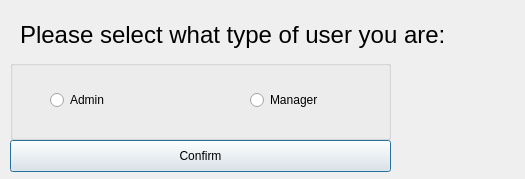
<?xml version="1.0" encoding="UTF-8"?>
<ui version="4.0">
 <class>CreateCheck</class>
 <widget class="QDialog" name="CreateCheck">
  <property name="geometry">
   <rect>
    <x>0</x>
    <y>0</y>
    <width>525</width>
    <height>179</height>
   </rect>
  </property>
  <property name="windowTitle">
   <string>Dialog</string>
  </property>
  <widget class="QGroupBox" name="groupBox">
   <property name="geometry">
    <rect>
     <x>10</x>
     <y>60</y>
     <width>381</width>
     <height>80</height>
    </rect>
   </property>
   <property name="title">
    <string/>
   </property>
   <widget class="QRadioButton" name="adminRadio">
    <property name="geometry">
     <rect>
      <x>40</x>
      <y>30</y>
      <width>100</width>
      <height>20</height>
     </rect>
    </property>
    <property name="text">
     <string>Admin</string>
    </property>
   </widget>
   <widget class="QRadioButton" name="managerRadio">
    <property name="geometry">
     <rect>
      <x>240</x>
      <y>30</y>
      <width>100</width>
      <height>20</height>
     </rect>
    </property>
    <property name="text">
     <string>Manager</string>
    </property>
   </widget>
  </widget>
  <widget class="QPushButton" name="typeConfirm">
   <property name="geometry">
    <rect>
     <x>10</x>
     <y>140</y>
     <width>381</width>
     <height>32</height>
    </rect>
   </property>
   <property name="text">
    <string>Confirm</string>
   </property>
  </widget>
  <widget class="QLabel" name="label">
   <property name="geometry">
    <rect>
     <x>20</x>
     <y>20</y>
     <width>503</width>
     <height>30</height>
    </rect>
   </property>
   <property name="text">
    <string>&lt;html&gt;&lt;head/&gt;&lt;body&gt;&lt;p&gt;&lt;span style=&quot; font-size:18pt;&quot;&gt;Please select what type of user you are:&lt;/span&gt;&lt;/p&gt;&lt;/body&gt;&lt;/html&gt;</string>
   </property>
  </widget>
 </widget>
 <resources/>
 <connections/>
</ui>
